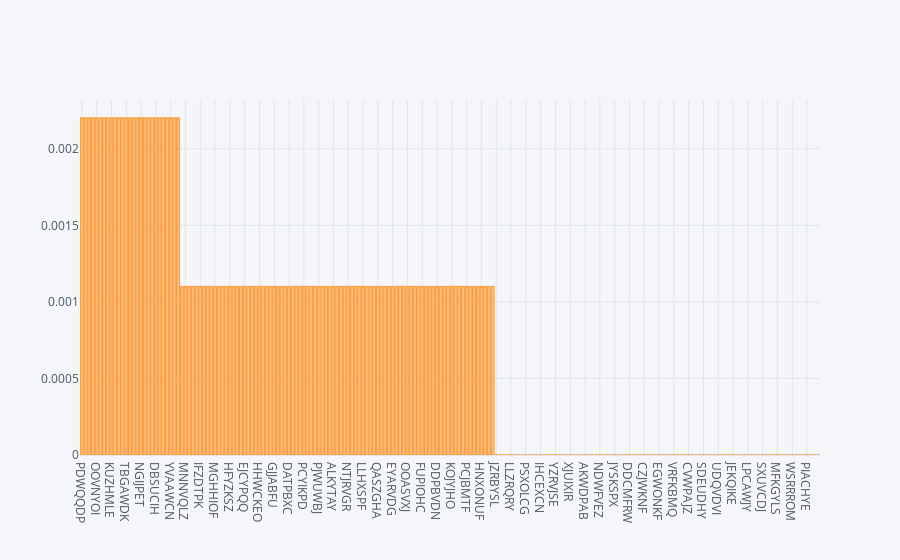

Notebook code cell kept with this figure:
### Code cell
missing_percentage.sort_values(ascending=False).tail(200).iplot(kind='bar')

### Figure 1 — Plotly figure (JSON) as saved in the notebook; plotly's stock layout.template omitted (floating-point values rounded to 4 significant figures; data arrays with more than 128 entries replaced by an {"elided": "..."} marker saying what was removed)
{"data": [{"marker": {"color": "rgba(255, 153, 51, 0.6)", "line": {"color": "rgba(255, 153, 51, 1.0)", "width": 1}}, "name": "None", "orientation": "v", "text": "", "type": "bar", "x": {"elided": "200 str values"}, "y": {"elided": "200 float values"}}], "layout": {"autosize": true, "legend": {"bgcolor": "#F5F6F9", "font": {"color": "#4D5663"}}, "paper_bgcolor": "#F5F6F9", "plot_bgcolor": "#F5F6F9", "title": {"font": {"color": "#4D5663"}}, "xaxis": {"autorange": true, "gridcolor": "#E1E5ED", "range": [-0.5, 199.5], "showgrid": true, "tickfont": {"color": "#4D5663"}, "title": {"font": {"color": "#4D5663"}, "text": ""}, "type": "category", "zerolinecolor": "#E1E5ED"}, "yaxis": {"autorange": true, "gridcolor": "#E1E5ED", "range": [0, 0.002319], "showgrid": true, "tickfont": {"color": "#4D5663"}, "title": {"font": {"color": "#4D5663"}, "text": ""}, "type": "linear", "zerolinecolor": "#E1E5ED"}}}
